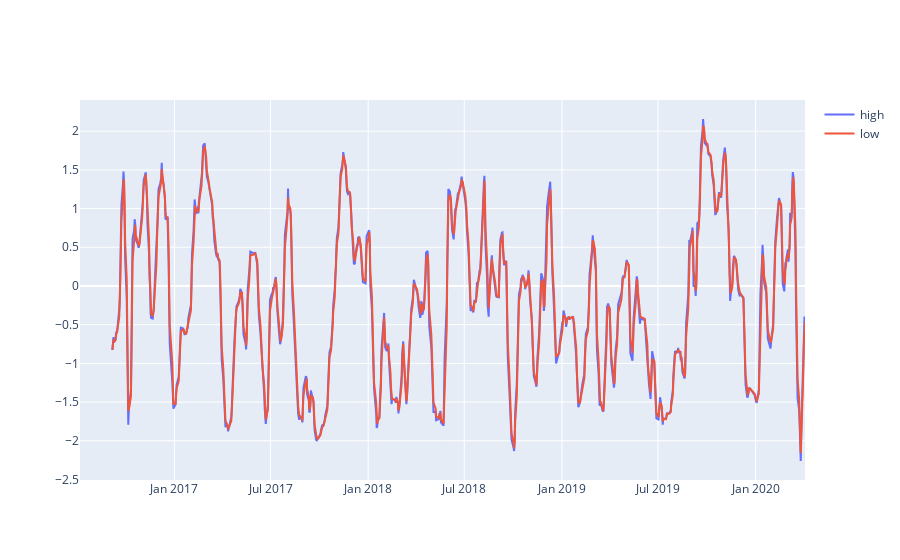

The cell this chart's notebook holds for it:
### Markdown cell above
### MACD

### Code cell
zscores_frame = zscore_moving_avg.to_frame()
#print(zscores_frame)
macd_high = zscore_moving_avg.ewm(span=macd_fast, adjust=False).mean()
macd_low = zscore_moving_avg.ewm(span=macd_slow, adjust=False).mean()
#macd_high = exp1-exp2
#macd_low = macd.ewm(span=9, adjust=False).mean()


plt.figure(figsize=(15,7))
fig = go.Figure()

#print(macd_low)
fig.add_trace(go.Scatter(x=macd_high.index, y=macd_high,
                    mode='lines',
                    name='high'))

fig.add_trace(go.Scatter(x=macd_low.index, y=macd_low,
                    mode='lines',
                    name='low'))



fig.show()

### Figure 1 — Plotly figure (JSON) as saved in the notebook; plotly's stock layout.template omitted (floating-point values rounded to 4 significant figures; data arrays with more than 128 entries replaced by an {"elided": "..."} marker saying what was removed)
{"data": [{"mode": "lines", "name": "high", "type": "scatter", "x": {"elided": "859 str values"}, "y": {"elided": "859 float values"}}, {"mode": "lines", "name": "low", "type": "scatter", "x": {"elided": "859 str values"}, "y": {"elided": "859 float values"}}], "layout": {}}
